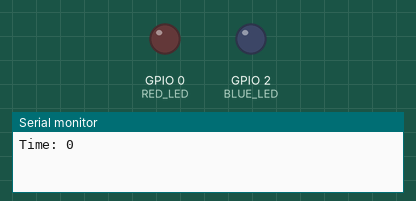
Recording of a sketch running on a simulated ESP32. Parts: output pins drawn as LEDs (lit = HIGH), the last lines printed to the serial monitor. At 1.5 s the program puts the board to deep sleep or switches it off; the recording ends there.

Above: at 0.1 s.
At 1.3 s:
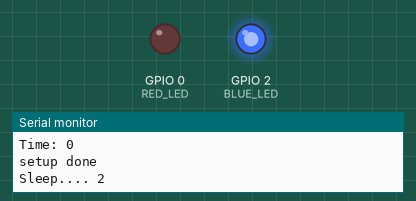
Timing chart, 0 to 1.5 s (numbered marks = the images above):
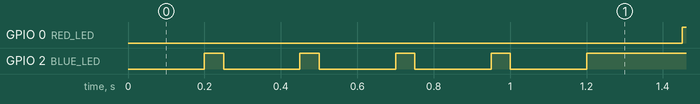

The sketch:

sketch_dec14a_simple_low_power_test.ino
```cpp
#define RED_LED 0   // Red LED on Adafruit HUZZAH Feather; no pull-up resistor
#define BLUE_LED 2  // Blue LED on Adafruit HUZZAH Feather; has a pull-up resistor
void setup() {
  Serial.begin(115200);

//  delay(100);
  Serial.println();

  Serial.print("Time: ");
  Serial.println(millis());

  pinMode(RED_LED, INPUT);

//  pinMode(RED_LED, OUTPUT);
//  for (int i = 0; i < 5; ++i) {
//    digitalWrite(RED_LED, LOW);
//    delay(400);
//    digitalWrite(RED_LED, HIGH);
//    delay(100);
//  }
//  digitalWrite(RED_LED, HIGH);
////  pinMode(RED_LED, INPUT);

  pinMode(BLUE_LED, OUTPUT);
  for (int i = 0; i < 5; ++i) {
    digitalWrite(BLUE_LED, LOW);
    delay(200);
    digitalWrite(BLUE_LED, HIGH);
    delay(50);
  }
  pinMode(BLUE_LED, INPUT_PULLUP);

  Serial.println("setup done");
}

void loop() {
  Serial.println("Sleep.... 2");
  delay(100);
  Serial.println("Sleep.... 1");
  delay(100);
  if (true) {
    pinMode(RED_LED, OUTPUT);
//    digitalWrite(RED_LED, LOW);
//    delay(10);
    digitalWrite(RED_LED, HIGH);
    delay(10);
  } else {
    pinMode(RED_LED, INPUT);
    delay(1);
  }
  ESP.deepSleep(10000000);
  delay(100);
  Serial.println("Woke up....");
}
```

Measured:
- by itself, GPIO 0 (RED_LED): LOW → HIGH at 1.5 s
